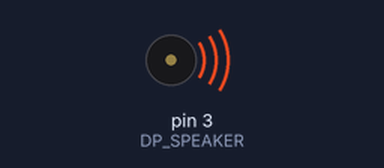
The sketch below on a simulated Arduino Uno, built with avr-gcc and run on an emulated ATmega328P. Parts: buzzer (waves = sounding).

Above: at 1.1 s.
At 6.3 s:
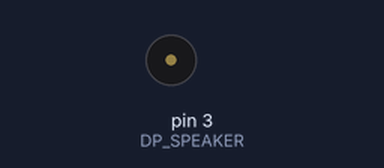
Timing chart, 0 to 7.8 s (numbered marks = the images above):
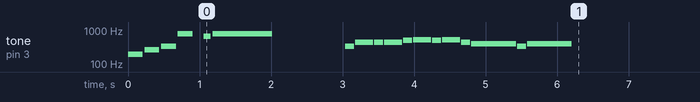

The sketch:

Tone.ino
```cpp
// (licence header left out)
// ----------------------------------------------------------------------------------------------------
// Some constants are herein #defined or enumerated rather than instantiated as const to avoid using
// memory unless the values are actually used in the code below. Mileage depends on quality of linker
// and rather than tempt fate we just revert to old habits.
// ----------------------------------------------------------------------------------------------------

// ----------------------------------------------------------------------------------------------------
// Pin assignments - enumeration simply to group them nicely
// NOTE: built-in and PWMs can be allocated for any purpose, and as such the comments simply keep
// thing visible to readers so we understand any potential conflicts. Read the specs to see what
// other functions overlap the
// ----------------------------------------------------------------------------------------------------
enum DigitalPins
{
  DP_RX            = 0,    // Arduino built in function
  DP_TX            = 1,    // Arduino built in function

  DP_UNUSED2       = 2,

  DP_SPEAKER       = 3,    // PWM

  DP_UNUSED4       = 4,

  DP_UNUSED5       = 5,    // PWM

  DP_LED_RIGHT     = 6,    // PWM
  DP_LED_CENTER    = 7,
  DP_LED_LEFT      = 8,

  DP_UNUSED9       = 9,    // PWM

  DP_BUTTON_RIGHT  = 10,   // PWM
  DP_BUTTON_CENTER = 11,   // PWM
  DP_BUTTON_LEFT   = 12,

  DP_BUILT_IN_LED  = 13,   // Arduino built in function

  DP_MAX_NUMBER_OF_PINS,
  DP_BOGUS                 // A value to recognize when none of the above is indicated.
};

// ----------------------------------------------------------------------------------------------------
// ----------------------------------------------------------------------------------------------------
enum AnalogPins
{
  AP_RANDOM_SEED  = 0,    // See notations where this is used, below
  AP_UNUSED1      = 1,
  AP_UNUSED2      = 2,
  AP_UNUSED3      = 3,
  AP_UNUSED4      = 4,
  AP_UNUSED5      = 5,

  AP_MAX_NUMBER_OF_PINS,
  AP_BUGUS

};

// ----------------------------------------------------------------------------------------------------
// Note frequencies in Hz
// ----------------------------------------------------------------------------------------------------
#define NOTE_B0  31
#define NOTE_C1  33
#define NOTE_CS1 35
#define NOTE_D1  37
#define NOTE_DS1 39
#define NOTE_E1  41
#define NOTE_F1  44
#define NOTE_FS1 46
#define NOTE_G1  49
#define NOTE_GS1 52
#define NOTE_A1  55
#define NOTE_AS1 58
#define NOTE_B1  62
#define NOTE_C2  65
#define NOTE_CS2 69
#define NOTE_D2  73
#define NOTE_DS2 78
#define NOTE_E2  82
#define NOTE_F2  87
#define NOTE_FS2 93
#define NOTE_G2  98
#define NOTE_GS2 104
#define NOTE_A2  110
#define NOTE_AS2 117
#define NOTE_B2  123
#define NOTE_C3  131
#define NOTE_CS3 139
#define NOTE_D3  147
#define NOTE_DS3 156
#define NOTE_E3  165
#define NOTE_F3  175
#define NOTE_FS3 185
#define NOTE_G3  196
#define NOTE_GS3 208
#define NOTE_A3  220
#define NOTE_AS3 233
#define NOTE_B3  247
#define NOTE_C4  262
#define NOTE_CS4 277
#define NOTE_D4  294
#define NOTE_DS4 311
#define NOTE_E4  330
#define NOTE_F4  349
#define NOTE_FS4 370
#define NOTE_G4  392
#define NOTE_GS4 415
#define NOTE_A4  440
#define NOTE_AS4 466
#define NOTE_B4  494
#define NOTE_C5  523
#define NOTE_CS5 554
#define NOTE_D5  587
#define NOTE_DS5 622
#define NOTE_E5  659
#define NOTE_F5  698
#define NOTE_FS5 740
#define NOTE_G5  784
#define NOTE_GS5 831
#define NOTE_A5  880
#define NOTE_AS5 932
#define NOTE_B5  988
#define NOTE_C6  1047
#define NOTE_CS6 1109
#define NOTE_D6  1175
#define NOTE_DS6 1245
#define NOTE_E6  1319
#define NOTE_F6  1397
#define NOTE_FS6 1480
#define NOTE_G6  1568
#define NOTE_GS6 1661
#define NOTE_A6  1760
#define NOTE_AS6 1865
#define NOTE_B6  1976
#define NOTE_C7  2093
#define NOTE_CS7 2217
#define NOTE_D7  2349
#define NOTE_DS7 2489
#define NOTE_E7  2637
#define NOTE_F7  2794
#define NOTE_FS7 2960
#define NOTE_G7  3136
#define NOTE_GS7 3322
#define NOTE_A7  3520
#define NOTE_AS7 3729
#define NOTE_B7  3951
#define NOTE_C8  4186
#define NOTE_CS8 4435
#define NOTE_D8  4699
#define NOTE_DS8 4978

#define EVER (;;)
#define DIM(x)  (sizeof(x)/sizeof(x[0]))
#define LAST(x) (DIM(x)-1)

// ----------------------------------------------------------------------------------------------------
// Beats per minute and note durations
// Here we choose a simple 60 BPM to keep the math easy in the head.
// Later, in the playSong function we can adjust the tempo as needed.
// ----------------------------------------------------------------------------------------------------
#define BPM          60
#define BPS          (BPM/60)
#define MSPB         (1000/BPS)

#define WHOLE        MSPB
#define HALF         (WHOLE/2)
#define QUARTER      (HALF/2)
#define EIGHTH       (QUARTER/2)
#define SIXTEENTH    (EIGHTH/2)
#define THIRTYSECOND (SIXTEENTH/2)
#define SIXTYFOURTH  (THIRTYSECOND/2)

// ----------------------------------------------------------------------------------------------------
// Some NOT so scientifically determined constants to make the game play well
// ----------------------------------------------------------------------------------------------------
#define HOLD_TIME_MSEC 450
#define GAP_TIME_MSEC  100

// ----------------------------------------------------------------------------------------------------
// Define some songs to play at various points in the game
// ----------------------------------------------------------------------------------------------------
struct NoteDescriptor
{
  long note;
  long duration;
};

// ----------------------------------------------------------------------------------------------------
// NOTE: To make pacing easier, just write the songs exactly as the notations
// in the sheet music would show (notes and such), then adjust tempo and octave
// at the playSong function as needed.
// ----------------------------------------------------------------------------------------------------
// Charge!
// ----------------------------------------------------------------------------------------------------
NoteDescriptor startSong[] =
{
  NOTE_G3, EIGHTH,
  NOTE_C4, EIGHTH,
  NOTE_E4, EIGHTH,
  NOTE_G5, EIGHTH,    // Staccato dotted eighth sounds okay as eighth follwed by a sixteenth rest
  0,       SIXTEENTH,
  NOTE_E5, SIXTEENTH,
  NOTE_G5, HALF
};

// ----------------------------------------------------------------------------------------------------
// Chopin's Funeral March
// ----------------------------------------------------------------------------------------------------
NoteDescriptor deathMarch[] =
{
  NOTE_B1, QUARTER,
  NOTE_B1, EIGHTH + SIXTEENTH,    // Dotted eighth note
  NOTE_B1, SIXTEENTH,
  NOTE_B1, QUARTER,
  NOTE_D2, EIGHTH + SIXTEENTH,
  NOTE_C2, SIXTEENTH,
  NOTE_C2, EIGHTH + SIXTEENTH,
  NOTE_B1, SIXTEENTH,
  NOTE_B1, EIGHTH + SIXTEENTH,
  NOTE_B1, SIXTEENTH,
  NOTE_B1, HALF
};

// ----------------------------------------------------------------------------------------------------
// When the Ants Come Marching In
// ----------------------------------------------------------------------------------------------------
NoteDescriptor antMarch[] =
{
  NOTE_E4, EIGHTH,
  NOTE_A4, QUARTER,
  NOTE_A4, EIGHTH,
  NOTE_A4, QUARTER,
  NOTE_B4, EIGHTH,
  NOTE_C5, QUARTER,
  NOTE_B4, EIGHTH,
  NOTE_C5, QUARTER,
  NOTE_A4, EIGHTH,
  NOTE_G4, HALF + EIGHTH,
  NOTE_E4, EIGHTH,
  NOTE_G4, HALF + EIGHTH
};


// ----------------------------------------------------------------------------------------------------
// softwareReset - starts the sketch over, but does not reset hardware. Must re-initialize in setup()
// ----------------------------------------------------------------------------------------------------
void softwareReset() // Restarts program from beginning but does not reset the peripherals and registers
{
   asm volatile ("jmp 0");
}


// ----------------------------------------------------------------------------------------------------
// playSong will play an array of note/duration pairs
// The compiler was having problems pass a pointer to NoteDescriptor so we simply pass it
// as void* and cast... we have ways of making the compiler comply.
// The optional tempo scales the durations: > 1.0 is faster, < 1.0 is slow
// The optional octave scales the notes: > 1.0 is higher pitch, < 1.0 is lower pitch
// In general the octave will be multiples of 2.0**n unless you really like things
// slightly off key.
// ----------------------------------------------------------------------------------------------------
void playSong(void *song, int len, float tempo = 1.0, float octave = 1.0)
{
  NoteDescriptor *pNoteDescriptor = (NoteDescriptor *)(song);
  for (int i = 0; i < len; ++i)
  {
    if (pNoteDescriptor[i].note != 0)
    {
       tone(DP_SPEAKER, long(pNoteDescriptor[i].note * octave));
    };
    delay(long(pNoteDescriptor[i].duration / tempo));
    noTone(DP_SPEAKER);
    delay(long(SIXTYFOURTH / tempo));
  }
}

// ----------------------------------------------------------------------------------------------------
// Finally! The setup routine runs once at power-on/reset:
// ----------------------------------------------------------------------------------------------------
void setup()
{
  noTone(DP_SPEAKER);

  playSong(startSong, DIM(startSong), 0.6, 1.0);

  delay(1000);

    // Play happy music
  playSong(antMarch, DIM(antMarch), 1.0, 1.0);

}


void loop()
{

}
```
